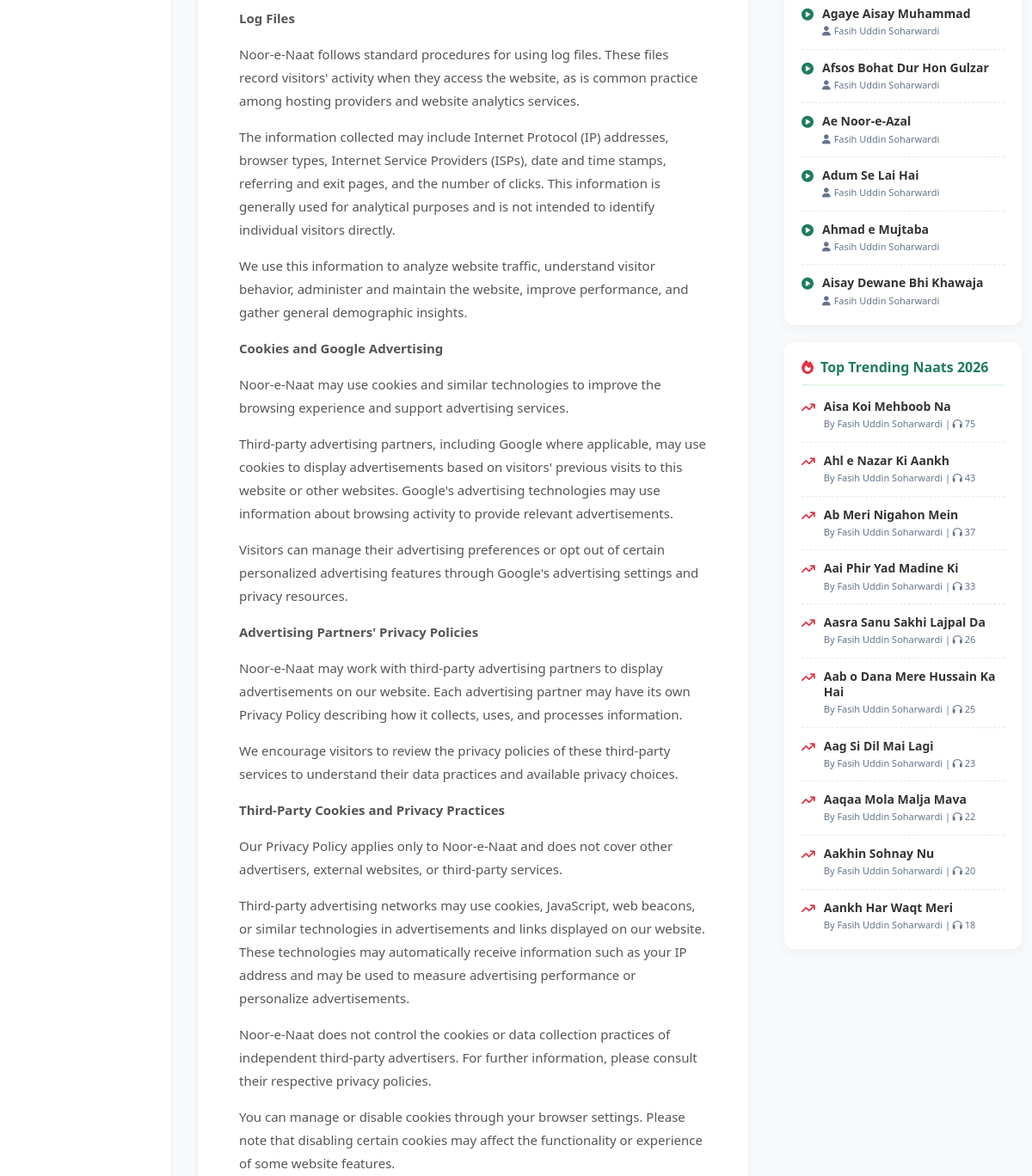
The page /privacy/ (middle part) on the database as committed earlier.
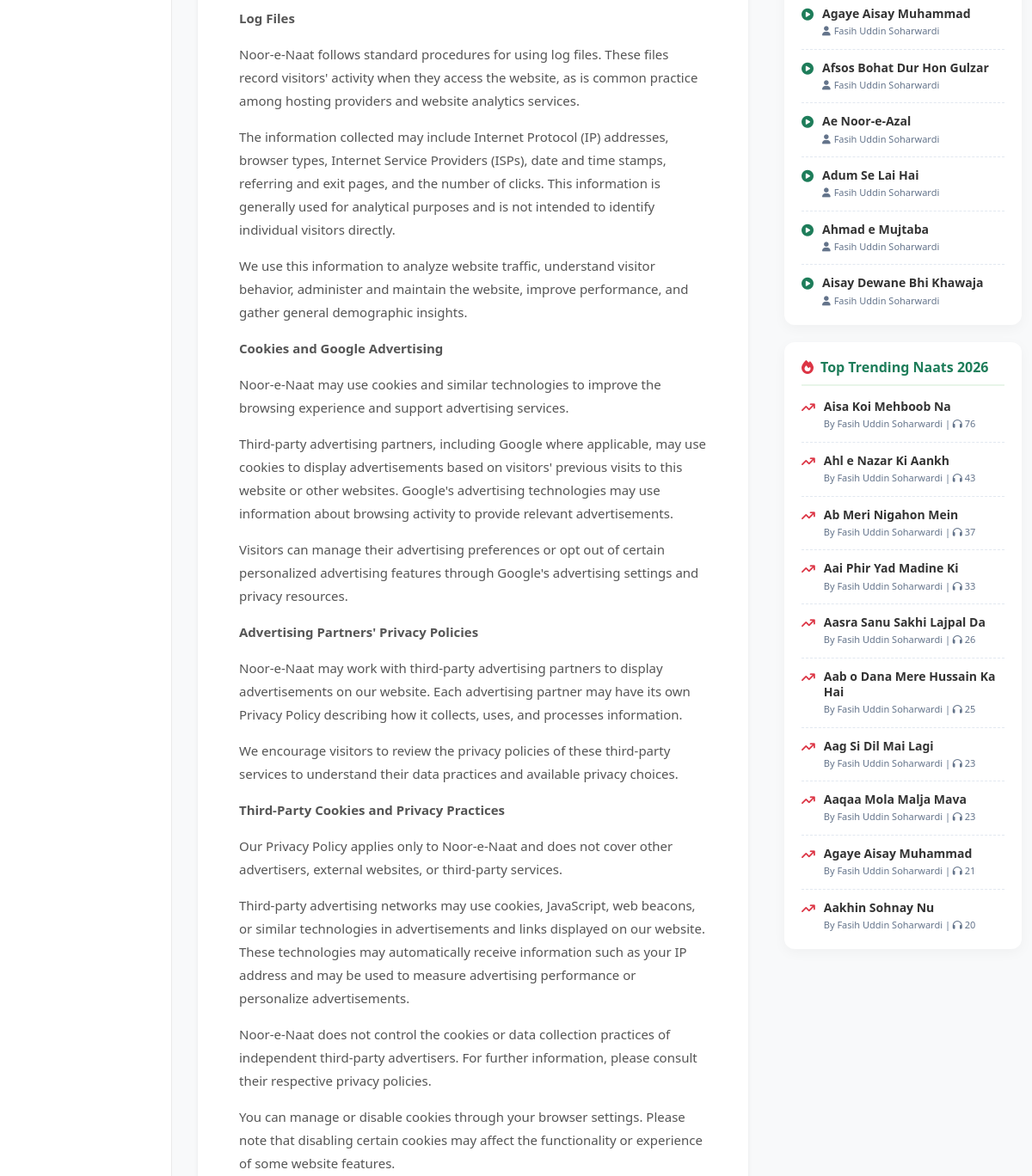
The same page on the database as committed later.
### naat_app/models.py (models this page shows, shortened)
class Naat(models.Model):
    title = models.CharField(max_length=200)
    naat_khawan = models.ForeignKey(NaatKhawan, on_delete=models.CASCADE, related_name='naats')
    audio_file = models.FileField(upload_to='naats/')
    uploaded_at = models.DateTimeField(auto_now_add=True)
    is_live = models.BooleanField(default=True)
    is_popular = models.BooleanField(default=False)
    views = models.IntegerField(default=0, help_text="Kitni dafa suni gayi")

class NaatKhawan(models.Model):
    name = models.CharField(max_length=200)
    image = models.ImageField(upload_to='naat_khawan/', blank=True, null=True)

### naat_app/views.py (the view)
# urls.py: path('privacy/', views.privacy_page, name='privacy_page'),
def privacy_page(request):
    khawans = NaatKhawan.objects.annotate(
        naat_count=Count('naats', filter=Q(naats__is_live=True))
    ).order_by('id')
    latest_naats = Naat.objects.filter(is_live=True).order_by('-uploaded_at')[:10]
    trending_naats = Naat.objects.filter(is_live=True).order_by('-views')[:10]
    page_data = PageContent.objects.filter(page_name='privacy').first()
    context = {'khawans': khawans, 'latest_naats': latest_naats, 'trending_naats': trending_naats, 'page_data': page_data}
    return render(request, 'pages/privacy.html', context)

### naat_app/templates/pages/privacy.html (shortened to what this page needs)
{% extends 'base.html' %}
{% block content %}
<div class="container-fluid mt-3">
    <div class="row">
        <div class="col-md-3 col-lg-2 sidebar d-none d-md-block">
        </div>
        <div class="col-12 col-md-6 col-lg-7 main-content">
            <div class="card p-4 p-md-5 shadow-sm border-0 content-card">
                {% if page_data %}
                    <div>{{ page_data.content|safe|linebreaks }}</div>
                {% else %}
                    <p class="text-muted">Admin panel se is page ka content add karein.</p>
                {% endif %}
            </div>
        </div>
        <div class="col-md-3 col-lg-3 d-none d-md-block mt-4">
            <div class="right-widget">
                {% for l_naat in latest_naats %}
                <div class="widget-item">
                    <i class="fa-solid fa-circle-play widget-icon"></i>
                    <div class="widget-text">
                        <a href="{% url 'naat_detail' l_naat.id %}">{{ l_naat.title }}</a>
                        <small><i class="fa-solid fa-user me-1"></i>{{ l_naat.naat_khawan.name }}</small>
                    </div>
                </div>
                {% endfor %}
            </div>
            <div class="right-widget">
                <h5><i class="fa-solid fa-fire text-danger me-2"></i>Top Trending Naats 2026</h5>
                {% for t_naat in trending_naats %}
                <div class="widget-item">
                    <i class="fa-solid fa-arrow-trend-up text-danger widget-icon"></i>
                    <div class="widget-text">
                        <a href="{% url 'naat_detail' t_naat.id %}">{{ t_naat.title }}</a>
                        <small>By {{ t_naat.naat_khawan.name }} | <i class="fa-solid fa-headphones"></i> {{ t_naat.views }}</small>
                    </div>
                </div>
                {% endfor %}
            </div>
        </div>
    </div>
</div>
{% endblock %}

Rows that differ between the two databases and show on the page:
no longer on this page (row unchanged): Naat: title "Aankh Har Waqt Meri", naat_khawan.name "Fasih Uddin Soharwardi", views "18", shown under "Top Trending Naats 2026"
now on one of the page's lists (row edited): Naat: title "Agaye Aisay Muhammad", naat_khawan.name "Fasih Uddin Soharwardi", views "21"
changed Naat "Aisa Koi Mehboob Na": views "75" → "76"
changed Naat "Aaqaa Mola Malja Mava": views "22" → "23"
